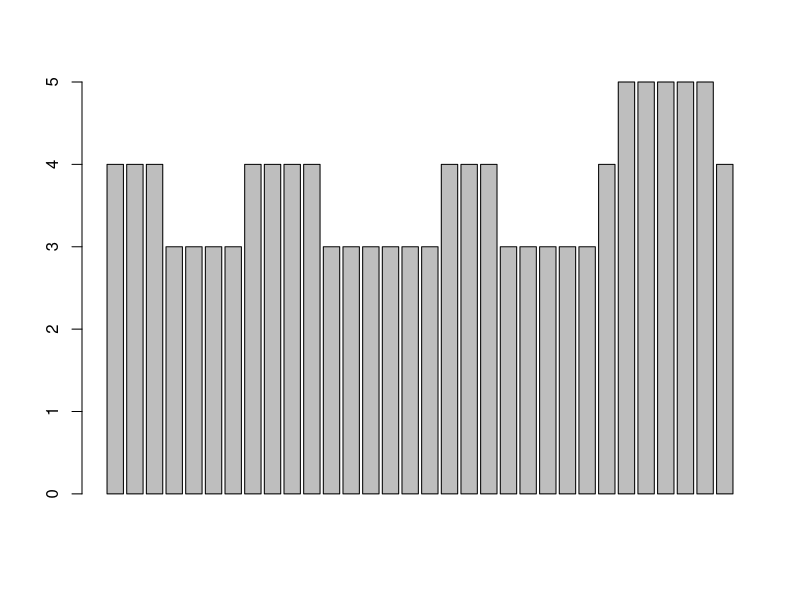
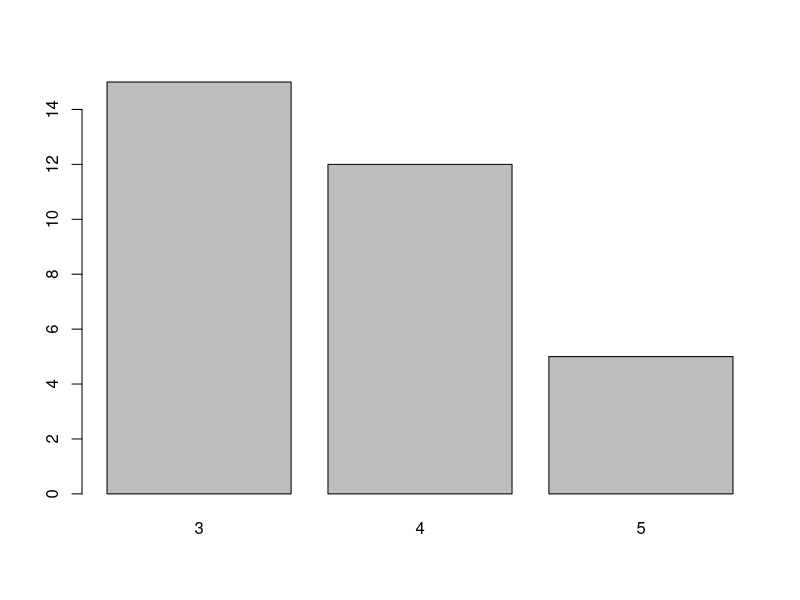
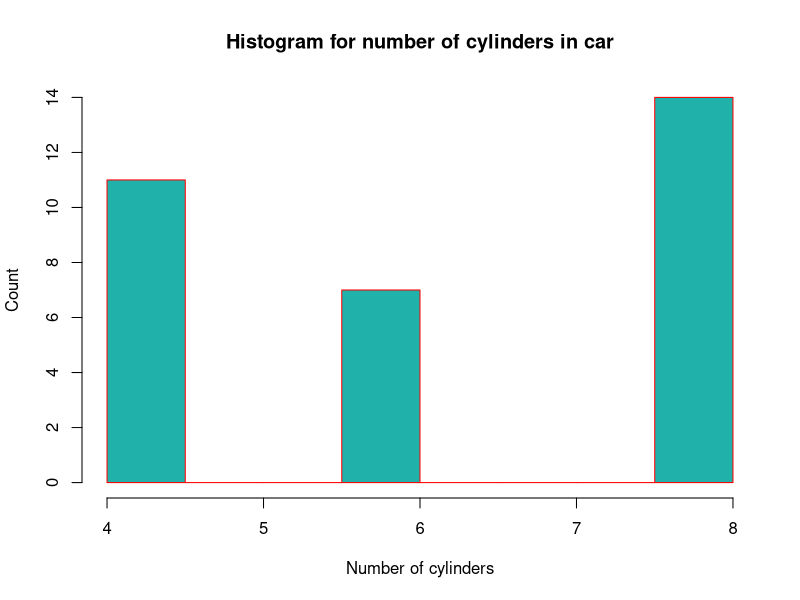
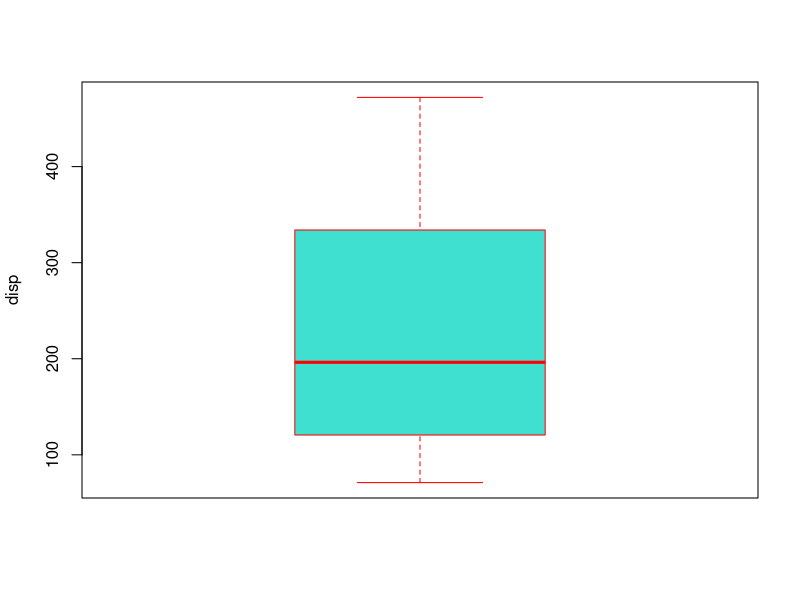
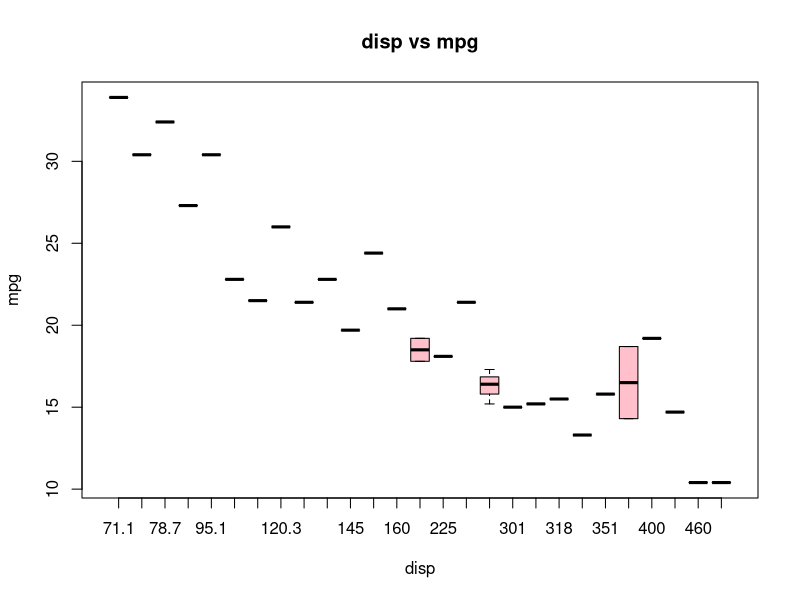
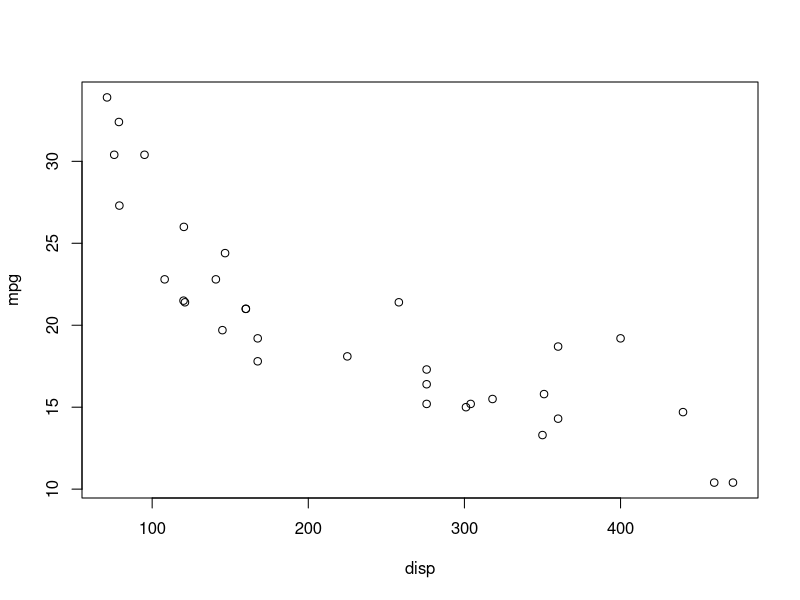

Here is the R script that generated these plots, in order:
data(mtcars)
summary(mtcars)
View(mtcars)

# Barplot Visualization
barplot(mtcars$gear)
barplot(table(mtcars$gear))

# Histogram Visualization
hist(mtcars$cyl, xlab = "Number of cylinders", ylab = "Count", 
     main = "Histogram for number of cylinders in car", breaks = 10, col ="lightseagreen", border = "red")

# Boxplot Visualization
boxplot(mtcars$disp, ylab = "disp", border = "Red", col = "turquoise")

# Boxplot Visualization (one vs other variable) 
boxplot(mpg ~ disp, data = mtcars, xlab = "disp", ylab = "mpg", 
        main = "disp vs mpg", pch = 24, cex = 20, border = "black", col = "pink")

# Scatter Plot Visualization
plot(mpg ~ disp, data = mtcars)
